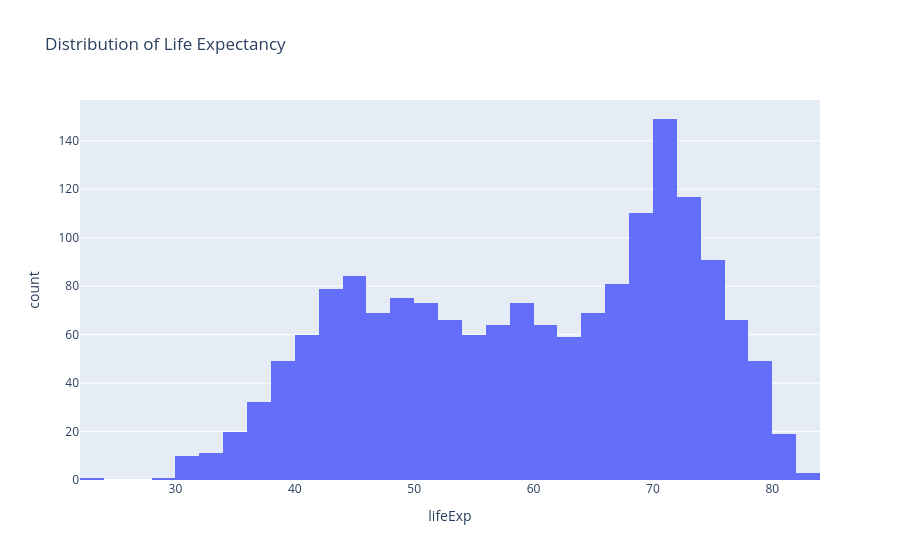

Write notebook code for a chart like this one.
### Code cell
fig = px.histogram(
    df,
    x="lifeExp",
    nbins=30,
    title="Distribution of Life Expectancy"
)

fig.show()

### Figure 1 — Plotly figure (JSON) as saved in the notebook; plotly's stock layout.template omitted (floating-point values rounded to 4 significant figures; data arrays with more than 128 entries replaced by an {"elided": "..."} marker saying what was removed)
{"data": [{"bingroup": "x", "hovertemplate": "lifeExp=%{x}<br>count=%{y}<extra></extra>", "legendgroup": "", "marker": {"color": "#636efa", "pattern": {"shape": ""}}, "name": "", "nbinsx": 30, "orientation": "v", "showlegend": false, "type": "histogram", "x": {"elided": "1704 float values"}, "xaxis": "x", "yaxis": "y"}], "layout": {"autosize": true, "barmode": "relative", "legend": {"tracegroupgap": 0}, "title": {"text": "Distribution of Life Expectancy"}, "xaxis": {"anchor": "y", "autorange": true, "domain": [0, 1], "range": [22, 84], "title": {"text": "lifeExp"}, "type": "linear"}, "yaxis": {"anchor": "x", "autorange": true, "domain": [0, 1], "range": [0, 156.8], "title": {"text": "count"}}}}
